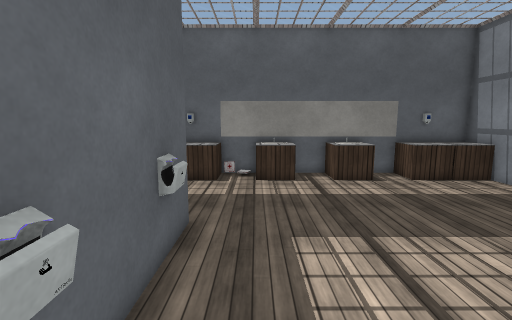
[1] (above)

17 first-person views from a walk through a scene from a Unity 3-D project. The camera is 1.5 m above the floor, tilts 8° down and sees 85° across. The floor is counted in squares, 0.5 m on a side. Each view is taken from the middle of a square. On the plan, view 1 faces up. The plan holds only what a view shows up to about 20 squares ahead; the rest is blank. The place goes on beyond the plan. Some animated figures are left out. Some surface patterns are stand-ins.

[2]
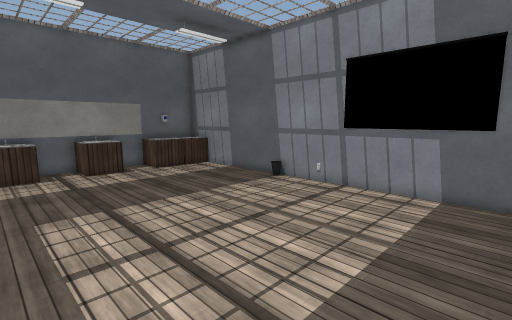

[3]
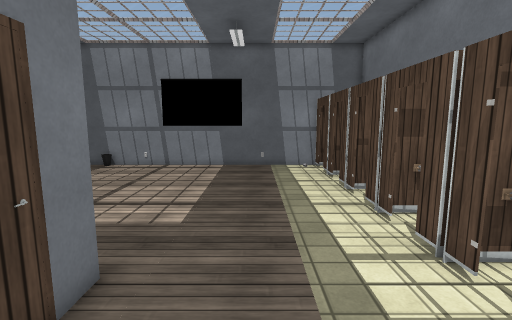

[4]
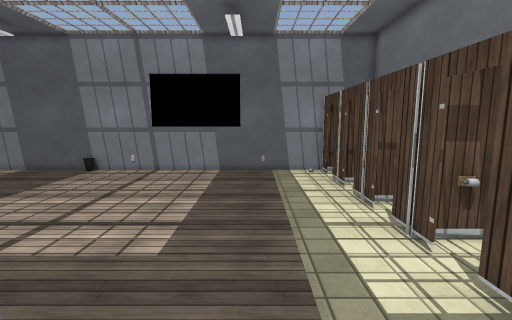

[5]
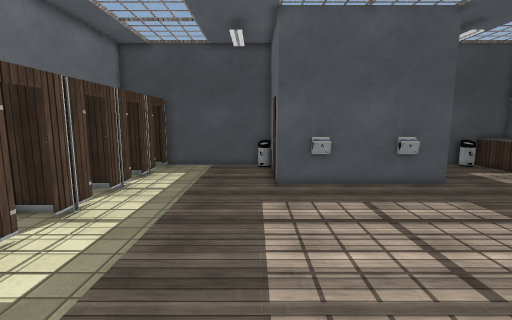

[6]
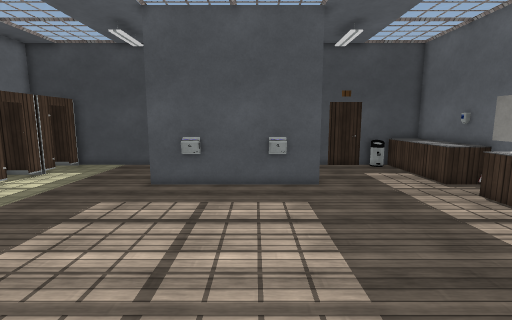

[7]
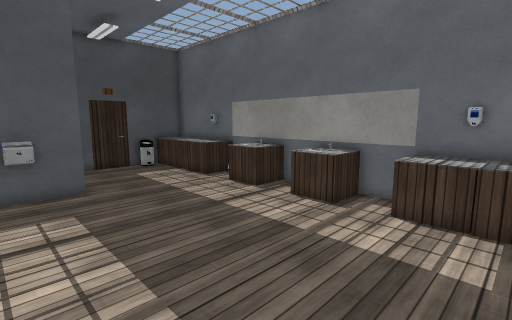

[8]
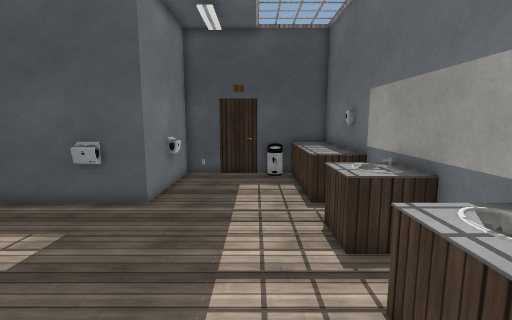

[9]
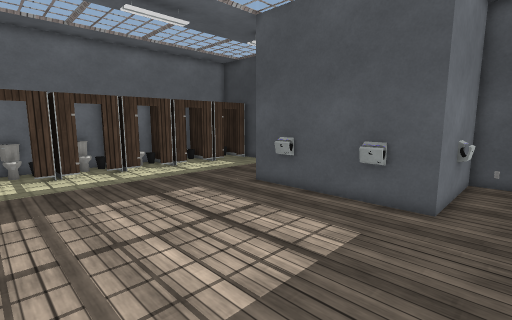

[10]
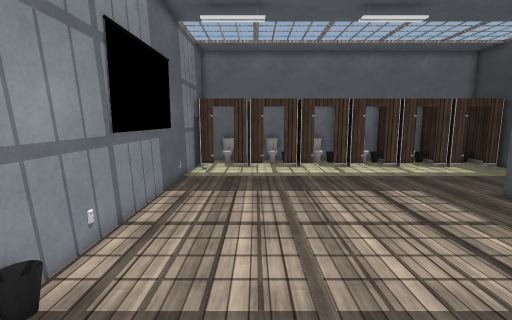

[11]
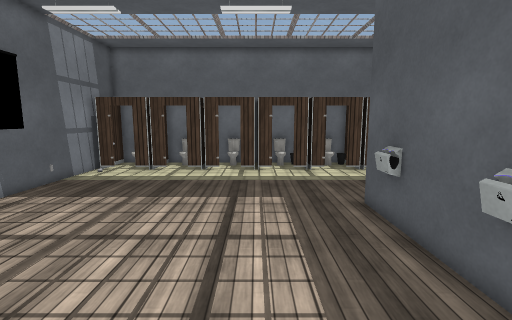

[12]
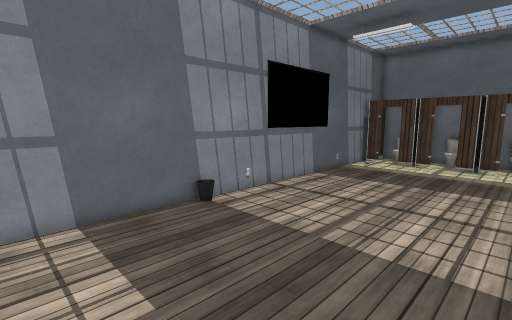

[13]
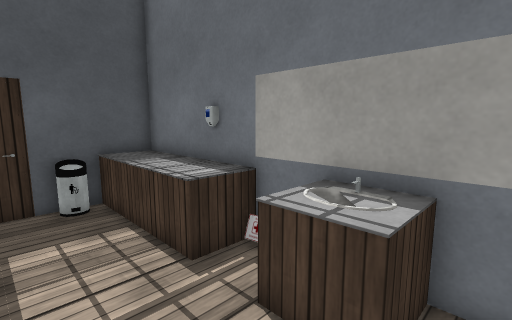

[14]
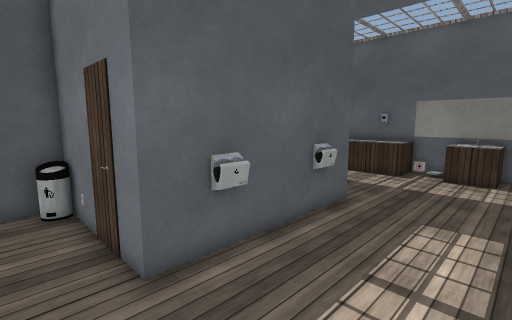

[15]
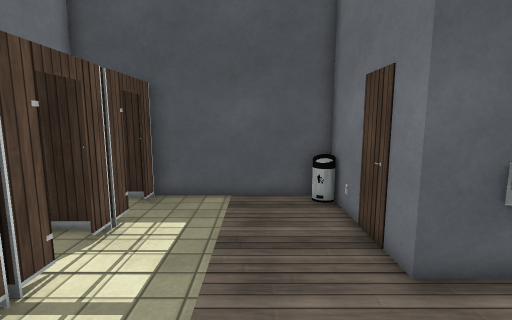

[16]
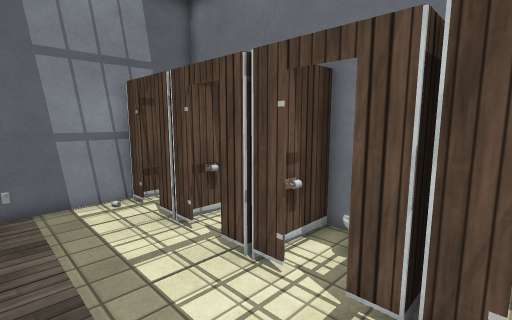

[17]
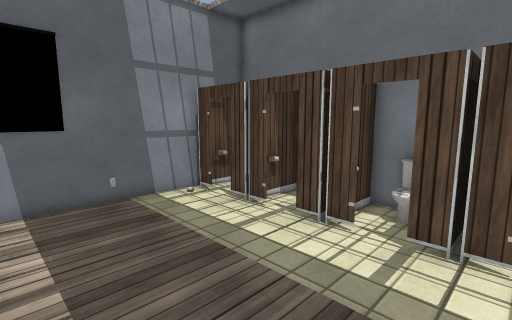

### Floor plan
Key: @ floor where view 1 was taken; # wall or solid block; x gap in a wall; . floor; ^ raised ledge; T thing the floor can be seen under or through; O other object.
Columns run from 8 left of view 1 to 12 right of it. Each row starts with its distance up from view 1.
 16 #O#OO#############OO#
 15 #OOOOOO.^^^.^^^.OOOOO
 14 #OOOOOO.^^^.^^^.OOOO#
 13 #O..................#
 12 #...................#
 11 #...................#
 10 #...................#
  9 #...................#
  8 #######.............#
  7       #.............#
  6       #.............#
  5       #.............#
  4       #.............#
  3       #.............#
  2       #.............#
  1       #.............#
  0 #O#####.@...........#
 -1 #O..................#
 -2 #...................#
 -3 #...................#
 -4 #...................#
 -5 #...................#
 -6 #...................#
 -7 #x### TTTx#xTTx T####
 -8 #.. #. T..#..#..##.##
 -9 #   #O #O # O##O##O #

Positions as (right, up) in squares from view 1, and headings:
1: (0, 0), facing up
2: (0, -3), facing up-right
3: (-7, -3), facing right
4: (-5, -3), facing right
5: (11, -1), facing left
6: (11, 5), facing left
7: (11, 5), facing up-left
8: (8, 12), facing left
9: (8, 10), facing down-left
10: (8, 11), facing down
11: (2, 10), facing down
12: (3, 13), facing down-right
13: (3, 11), facing up-left
14: (3, -2), facing up-left
15: (3, -3), facing left
16: (1, -3), facing down-right
17: (1, 0), facing down-right
